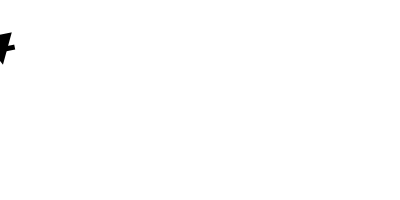
Frame 1 (no input)
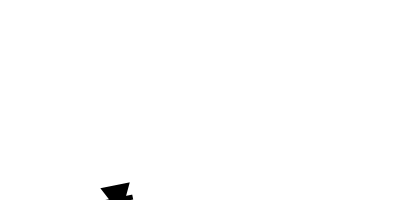
Frame 60 (the mouse pressed at the canvas centre just before this capture)
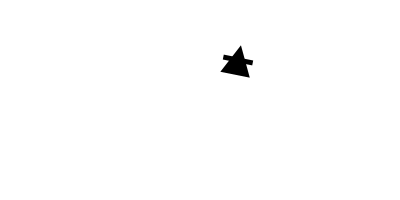
Frame 120 (the mouse held since frame 60 and released just before this capture)

The Processing sketch that drew these frames (run headless with seeded random() and noise(); from frame 60 on, the mouse is pressed at the canvas centre):

// Processing sketch: arrow_crazy
// ── arrow_crazy.pde
//Desarrollado Por: Emmanuel Monsalve
// Fecha: 20 Agosto 2023
// Arrow loca no sé que hace

float x = 0; // Posición inicial x
float y = 50; // Posición inicial y
float speedX = 2; // Velocidad en dirección x
float speedY = 10; // Velocidad en dirección y
float arrowSize = 30; // Tamaño de la flecha

void setup() {
  size(400, 200); // Define el tamaño de la ventana
  background(255); // Fondo blanco
}

void draw() {
  // Limpia el fondo para evitar trazas de la flecha
  background(255);
  
  // Calcula el ángulo de la flecha según la dirección de movimiento
  float angle = atan2(speedY, speedX);
  
  // Dibuja una flecha en la posición actual de x, y con la dirección correcta
  drawArrow(x, y, arrowSize, angle);
  
  // Mueve la flecha
  x += speedX;
  y += speedY;
  
  // Si la flecha llega a los bordes de la ventana, cambia de dirección
  if (x > width || x < 0) {
    speedX *= -1; // Invierte la dirección horizontal
  }
  
  if (y > height || y < 0) {
    speedY *= -1; // Invierte la dirección vertical
  }
}

void drawArrow(float x, float y, float size, float angle) {
  // Dibuja una flecha en la posición x, y con un tamaño dado y la dirección especificada
  fill(0); // Color negro
  noStroke();
  pushMatrix();
  translate(x, y);
  rotate(angle);
  
  // Cuerpo de la flecha
  rect(-size / 12, -size / 2, size / 6, size);
  
  // Punta de la flecha
  triangle(-size / 2, -size / 2, size / 2, 0, -size / 2, size / 2);
  
  popMatrix();
}
